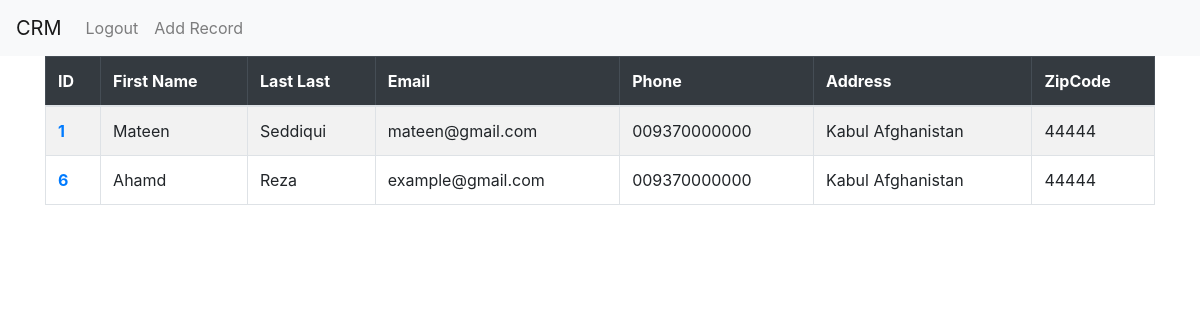
The app's page /home/ (signed in) with its own data.
### customer_management/models.py (models this page shows, shortened)
class Record(models.Model):
	created_at = models.DateTimeField(auto_now_add=True)
	first_name = models.CharField(max_length=50)
	last_name =  models.CharField(max_length=50)
	email =  models.CharField(max_length=100)
	phone = models.CharField(max_length=15)
	address =  models.CharField(max_length=100)
	zipcode =  models.CharField(max_length=20)

### customer_management/views.py (the view)
# urls.py: 2. Add a URL to urlpatterns:  path('', views.home, name='home')
@login_required
def home(request):
    records= Record.objects.all()
    return render(request, 'home.html', {'records':records})

### customer_management/templates/home.html
{% extends 'base.html' %}
{% load static %}
{% block content %}
{% if user.is_authenticated %}
{% if records %}
    <table class="table table-striped table-hover table-bordered">
        <thead class="table-dark">
          <tr>
            <th scope="col">ID</th>
            <th scope="col">First Name</th>
            <th scope="col">Last Last</th>
            <th scope="col">Email</th>
            <th scope="col">Phone</th>
            <th scope="col">Address</th>
            <th scope="col">ZipCode</th>
          </tr>
        </thead>
        <tbody>
            {% for record in records %}
          <tr>
            <th > <a href="{% url 'show_record' record.id %}"> {{ record.id }} </a></th>
            <td>{{ record.first_name }}</td>
            <td>{{ record.last_name }}</td>
            <td>{{ record.email }}</td>
            <td>{{ record.phone }}</td>
            <td>{{ record.address }}</td>
            <td>{{ record.zipcode }}</td>
          </tr>
          {% endfor %}
        </tbody>
      </table>
{% endif %}
{% endif %}
{% endblock %}

### records on screen
Record: id "1", first_name "Mateen", last_name "Seddiqui", email "mateen@gmail.com", phone "009370000000", address "Kabul Afghanistan", zipcode "44444"
Record: id "6", first_name "Ahamd", last_name "Reza", email "example@gmail.com", phone "009370000000", address "Kabul Afghanistan", zipcode "44444"
